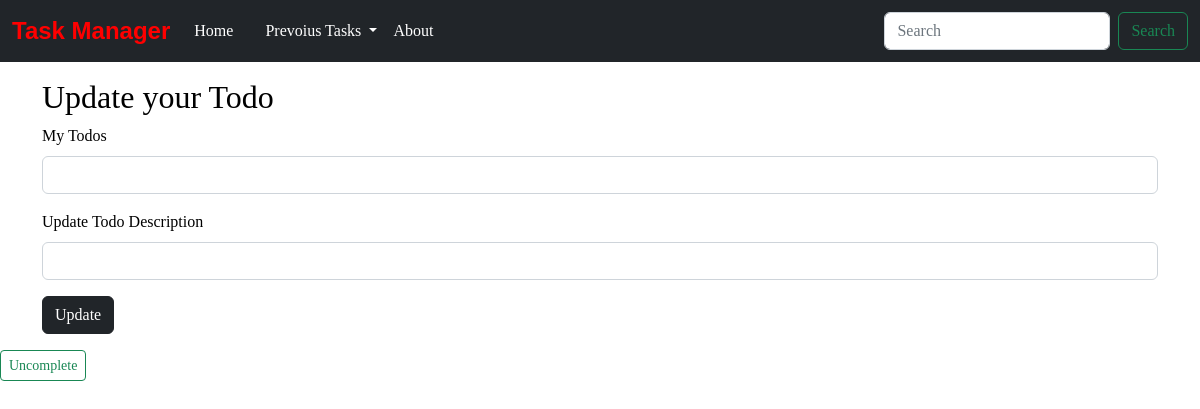
The page /update/1 on the database as committed earlier.
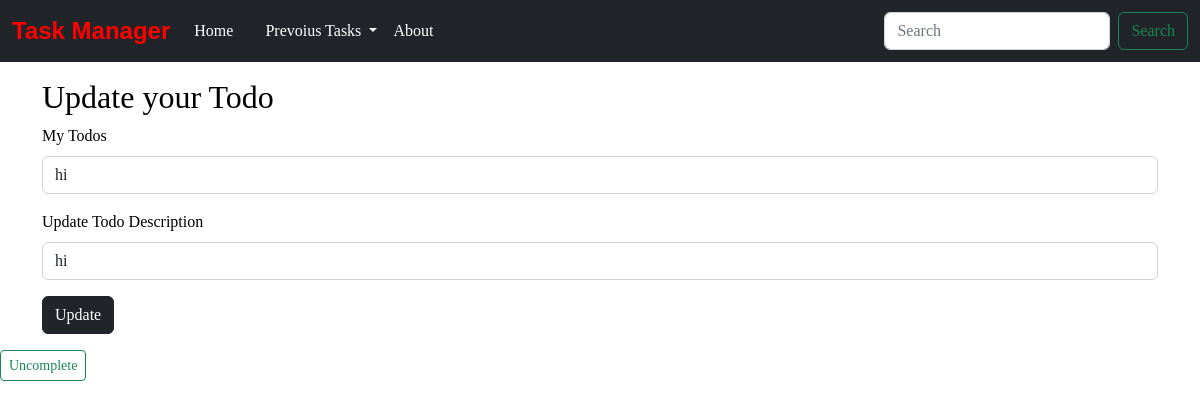
The same page on the database as committed later.
### app.py (models this page shows, shortened)
class Todo(db.Model):
    sno = db.Column(db.Integer, primary_key=True)
    title = db.Column(db.String(200), nullable=False)
    desc = db.Column(db.String(500), nullable=False)
    time = db.Column(db.String(50))
    schedule_time = db.Column(db.String(50))
    completed = db.Column(db.Boolean, default=False)  # Track completion
    updated = db.Column(db.Boolean, default=False)

### app.py (the view, shortened to what this page needs)
@app.route('/update/<int:sno>', methods=['GET','POST'])
def update(sno):
    todo = Todo.query.filter_by(sno=sno).first()
    return render_template('update.html', todo=todo)

### templates/update.html (shortened to what this page needs)
{% extends 'base.html' %}
{% block todos %}
    <div class="container my-3">
      <h2>Update your Todo</h2>
      <form action="/update/{{todo.sno}}" method="POST">
        <div class="mb-3">
          <label for="title" class="form-label">My Todos</label>
          <input type="text" class="form-control" name="title"  id="title" value="{{todo.title}}" >
        </div>
        <div class="mb-3">
          <label for="desc" class="form-label"> Update Todo Description</label>
          <input type="text" class="form-control" name="desc" id="desc" value="{{todo.desc}}" >
        </div>
        <button type="submit" class="btn btn-dark">Update</button>
      </form>
    </div>
    <a href="/complete/{{ todo.sno }}" class="btn btn-outline-success btn-sm">Uncomplete</a>
    {% endblock todos %}

Rows that differ between the two databases and show on the page:
added Todo: title "hi", desc "hi"
